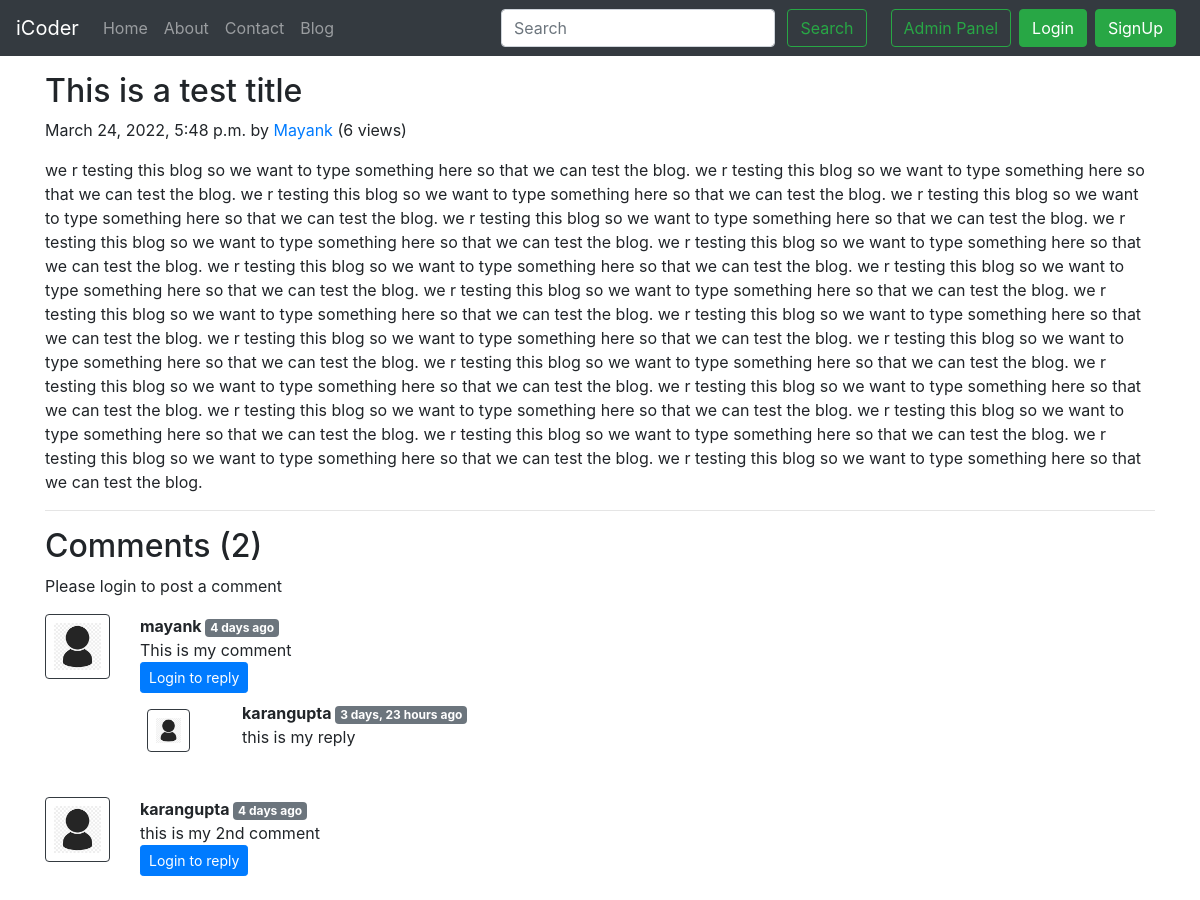
/blog/first-post/, run on the app's committed database.
### blog/models.py (models this page shows, shortened)
class Post(models.Model):
    sno=models.AutoField(primary_key=True)
    title=models.CharField(max_length=255)
    author=models.CharField(max_length=14)
    slug=models.CharField(max_length=130)
    views= models.IntegerField(default=0)
    timeStamp=models.DateTimeField(blank=True)
    content=models.TextField()

class BlogComment(models.Model):
    sno= models.AutoField(primary_key=True)
    comment=models.TextField()
    user=models.ForeignKey(User, on_delete=models.CASCADE)
    post=models.ForeignKey(Post, on_delete=models.CASCADE)
    parent=models.ForeignKey('self',on_delete=models.CASCADE, null=True)
    timestamp= models.DateTimeField(default=now)

### blog/views.py (the view)
# urls.py: path('<str:slug>/', views.blogPost, name='blogPost')
def blogPost(request, slug):
    post=Post.objects.filter(slug=slug).first()
    post.views = post.views + 1
    post.save()
    comments= BlogComment.objects.filter(post=post, parent=None)
    replies= BlogComment.objects.filter(post=post).exclude(parent=None)
    replyDict={}
    for reply in replies:
        if reply.parent.sno not in replyDict.keys():
            replyDict[reply.parent.sno]=[reply]
        else:
            replyDict[reply.parent.sno].append(reply)
    context={'post':post, 'comments': comments, 'user': request.user, 'replyDict': replyDict}
    return render(request, "blog/blogPost.html", context)

### blog/templatetags/extras.py (called while the page is built)
@register.filter(name='get_val')
def get_val(dict, key):
    return dict.get(key)

### templates/blog/blogPost.html (shortened to what this page needs)
{% extends 'base.html' %}
{% block body %}
{% load humanize %}
{% load extras %}
<div class="container my-3">
    <h2 class="blog-post-title">{{post.title}}</h2>
    <p class="blog-post-meta">{{post.timeStamp}} by <a href="/about">{{post.author}}</a> (<span>{{post.views}} views</span>)</p></p>
    <p>{{post.content|safe}}</p>
    <hr>
</div>
<div class="container">
    <h2> Comments ({{comments.count}}) </h2>
    <div class="my-2">
        {% if user.is_authenticated %}
        <form action="/blog/postComment" method="post">
            {% csrf_token %}
            <div class="form-group">
                <label for="exampleInputEmail1">Post Comment </label>
                <input type="text" class="form-control" name="comment" placeholder="Enter comment here">
            </div>
            <input type="hidden" name="postSno" value="{{post.sno}}">
            <input type="hidden" name="parentSno" value="">
            <button type="submit" class="btn btn-primary">Submit</button>
        </form>
        {% else %}
        Please login to post a comment
        {% endif %}
    </div>
    {% for comment in comments %}
    <div class="row my-3">
        <div class="col-md-1  ">
            <img class="rounded mx-auto d-block w-100 border border-dark p-2" src="/static/img/user.png" alt="user">
        </div>
        <div class="col-md-11 ">
            <b> {{comment.user.username}} </b> <span class="badge badge-secondary ">{{comment.timestamp| naturaltime}}</span>
            <div>{{comment.comment}}</div>
            <div class="reply mx-0">
                {% if user.is_authenticated %}
                <button class="btn btn-sm btn-primary" type="button" data-toggle="collapse" data-target="#replyBox{{comment.sno}}" aria-expanded="false" aria-controls="replyBox{{comment.sno}}">
                    Reply
                </button>
                <div class="collapse" id="replyBox{{comment.sno}}">
                    <div class="card card-body my-2">
                        <form action="/blog/postComment" method="post">
                            {% csrf_token %}
                            <div class="form-group">
                                <label for="comment">Post a reply </label>
                                <input type="text" class="form-control" name="comment" placeholder="Enter comment here">
                                <input type="hidden" name="parentSno" value="{{comment.sno}}">
                            </div>
                            <input type="hidden" name="postSno" value="{{post.sno}}">
                            <button type="submit" class="btn btn-primary">Submit</button>
                        </form>
                    </div>
                </div>
                {% else %}
                <button class="btn btn-sm btn-primary" type="button" data-toggle="collapse" data-target="#replyBox{{comment.sno}}" aria-expanded="false" aria-controls="replyBox{{comment.sno}}">
                    Login to reply
                </button>
                {% endif %}
                <div class="replies my-2 ">
                    {% for reply in replyDict|get_val:comment.sno %}
                    <div class="row my-2">
                        <div class="col-md-1 ">
                            <img class="rounded mx-auto d-block w-75 my-2 border border-dark p-2" src="/static/img/user.png" alt="user">
                        </div>
                        <div class="col-md-11">
                            <div class="col-md-11 ">
                                <b> {{reply.user.username}} </b> <span class="badge badge-secondary ">{{reply.timestamp| naturaltime}}</span>
                                <div>{{reply.comment}}</div>
                            </div>
                            <br>
                        </div>
                    </div>
                    {% endfor %}
                </div>
            </div>
        </div>
    </div>
    {% endfor %}
</div>
{% endblock %}

### templates/base.html (shortened to what this page needs)
<!doctype html>
<html lang="en">
  <head>
    <link rel="stylesheet" href="https://stackpath.bootstrapcdn.com/bootstrap/4.5.2/css/bootstrap.min.css">
  </head>
  <body>
    <nav class="navbar navbar-expand-lg navbar-dark bg-dark">
        <a class="navbar-brand" href="/">iCoder</a>
        <div class="collapse navbar-collapse" id="navbarSupportedContent">
          <ul class="navbar-nav mr-auto">
            <li class="nav-item {% block homeactive %}  {% endblock homeactive %}">
              <a class="nav-link" href="/">Home <span class="sr-only">(current)</span></a>
            </li>
            <li class="nav-item {% block aboutactive %}  {% endblock aboutactive %}" >
              <a class="nav-link" href="/about">About</a>
            </li>
            <li class="nav-item {% block contactactive %}  {% endblock contactactive %} ">
              <a class="nav-link" href="/contact">Contact</a>
            </li>
            <li class="nav-item {% block blogactive %}  {% endblock blogactive %} ">
              <a class="nav-link" href="/blog">Blog</a>
            </li>
          </ul>
          <div class="ml-auto form-inline ">
          <form method="get" action="/search"class="my-2 my-lg-0 mx-3">
            <input class="form-control mr-sm-2" type="search" placeholder="Search" aria-label="Search" name="query" id="query">
            <button class="btn btn-outline-success my-2 my-sm-0 " type="submit">Search</button>
          </form>
          <a href="/admin" role="button" target="_blank" class="btn btn-outline-success m-2 my-sm-0"> Admin Panel </a>
{% if user.is_authenticated %}
<ul class="navbar-nav mr-2">
<li class="nav-item dropdown">
<a class="nav-link dropdown-toggle" href='#' id="navbarDropdown" role="button" data-toggle="dropdown"> Welcome {{request.user}}</a>
<div class="dropdown-menu" aria-labelledby="navbarDropdown">
          <a class="dropdown-item" href="/logout">Logout</a>
        </div>
      </li>
      </ul>
      </div>
{% else %}
<button type="button" class="btn btn-success mr-2" data-toggle="modal" data-target="#loginModal">
Login
</button>
<button type="button" class="btn btn-success mr-2" data-toggle="modal" data-target="#signupModal">
SignUp
</button>
{% endif %}
        </div>
      </nav>
      {% block body %}  {% endblock body %}
  </body>
</html>

### data on the page
Post: title "This is a test title", timeStamp "March 24, 2022, 5:48 p.m.", author "Mayank", views "6", content "we r testing this blog so we want to type something here so that we can test the blog. we r testing this blog so we want to type something here so that we can test the blog. we r testing this blog so we want to type something here so that we can test the blog. we r testing this blog so we want to type something here so that we can test the blog. we r testing this blog so we want to type something here so that we can test the blog. we r testing this blog so we want to type something here so that we can test the blog. we r testing this blog so we want to type something here so that we can test the blog. we r testing this blog so we want to type something here so that we can test the blog. we…"
BlogComment: user.username "mayank", timestamp "4 days ago", comment "This is my comment"
BlogComment: user.username "karangupta", timestamp "3 days, 23 hours ago", comment "this is my reply"
BlogComment: user.username "karangupta", timestamp "4 days ago", comment "this is my 2nd comment"

### other printed values
{{ comments.count }} "2"
